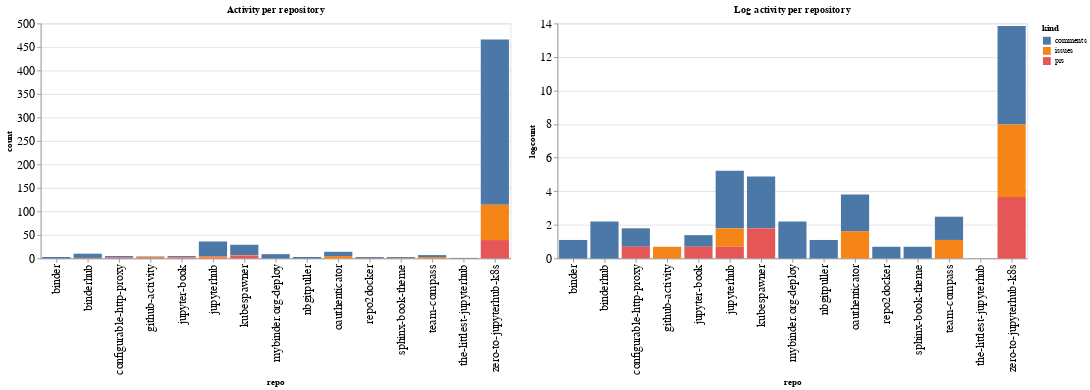

The cell this chart's notebook holds for it:
### Code cell
ch1 = alt.Chart(repo_summaries, width=600, title="Activity per repository").mark_bar().encode(
    x='repo',
    y='count',
    color='kind',
    tooltip="kind"
)

ch2 = alt.Chart(repo_summaries, width=600, title="Log activity per repository").mark_bar().encode(
    x='repo',
    y='logcount',
    color='kind',
    tooltip="kind"
)

ch1 | ch2

### Figure 1 — Vega-Lite specification as saved in the notebook (floating-point values rounded to 4 significant figures)
{"config": {"axisLeft": {"labelFontSize": 15}, "axisBottom": {"labelFontSize": 15}}, "hconcat": [{"mark": "bar", "encoding": {"color": {"type": "nominal", "field": "kind"}, "tooltip": {"type": "nominal", "field": "kind"}, "x": {"type": "nominal", "field": "repo"}, "y": {"type": "quantitative", "field": "count"}}, "title": "Activity per repository", "width": 600}, {"mark": "bar", "encoding": {"color": {"type": "nominal", "field": "kind"}, "tooltip": {"type": "nominal", "field": "kind"}, "x": {"type": "nominal", "field": "repo"}, "y": {"type": "quantitative", "field": "logcount"}}, "title": "Log activity per repository", "width": 600}], "data": {"name": "data-13fbfd10e1ed89016e64c35b97f19820"}, "$schema": "https://vega.github.io/schema/vega-lite/v4.8.1.json", "datasets": {"data-13fbfd10e1ed89016e64c35b97f19820": [{"repo": "binder", "kind": "comments", "count": 3, "logcount": 1.099}, {"repo": "binderhub", "kind": "comments", "count": 9, "logcount": 2.197}, {"repo": "binderhub", "kind": "prs", "count": 1, "logcount": 0.0}, {"repo": "configurable-http-proxy", "kind": "comments", "count": 3, "logcount": 1.099}, {"repo": "configurable-http-proxy", "kind": "prs", "count": 2, "logcount": 0.6931}, {"repo": "github-activity", "kind": "comments", "count": 1, "logcount": 0.0}, {"repo": "github-activity", "kind": "issues", "count": 2, "logcount": 0.6931}, {"repo": "github-activity", "kind": "prs", "count": 1, "logcount": 0.0}, {"repo": "jupyter-book", "kind": "comments", "count": 2, "logcount": 0.6931}, {"repo": "jupyter-book", "kind": "issues", "count": 1, "logcount": 0.0}, {"repo": "jupyter-book", "kind": "prs", "count": 2, "logcount": 0.6931}, {"repo": "jupyterhub", "kind": "comments", "count": 31, "logcount": 3.434}, {"repo": "jupyterhub", "kind": "issues", "count": 3, "logcount": 1.099}, {"repo": "jupyterhub", "kind": "prs", "count": 2, "logcount": 0.6931}, {"repo": "kubespawner", "kind": "comments", "count": 22, "logcount": 3.091}, {"repo": "kubespawner", "kind": "issues", "count": 1, "logcount": 0.0}, {"repo": "kubespawner", "kind": "prs", "count": 6, "logcount": 1.792}, {"repo": "mybinder.org-deploy", "kind": "comments", "count": 9, "logcount": 2.197}, {"repo": "nbgitpuller", "kind": "comments", "count": 3, "logcount": 1.099}, {"repo": "oauthenticator", "kind": "comments", "count": 9, "logcount": 2.197}, {"repo": "oauthenticator", "kind": "issues", "count": 5, "logcount": 1.609}, {"repo": "repo2docker", "kind": "comments", "count": 2, "logcount": 0.6931}, {"repo": "repo2docker", "kind": "prs", "count": 1, "logcount": 0.0}, {"repo": "sphinx-book-theme", "kind": "comments", "count": 2, "logcount": 0.6931}, {"repo": "sphinx-book-theme", "kind": "issues", "count": 1, "logcount": 0.0}, {"repo": "team-compass", "kind": "comments", "count": 4, "logcount": 1.386}, {"repo": "team-compass", "kind": "issues", "count": 3, "logcount": 1.099}, {"repo": "the-littlest-jupyterhub", "kind": "comments", "count": 1, "logcount": 0.0}, {"repo": "zero-to-jupyterhub-k8s", "kind": "comments", "count": 352, "logcount": 5.864}, {"repo": "zero-to-jupyterhub-k8s", "kind": "issues", "count": 75, "logcount": 4.317}, {"repo": "zero-to-jupyterhub-k8s", "kind": "prs", "count": 39, "logcount": 3.664}]}}
